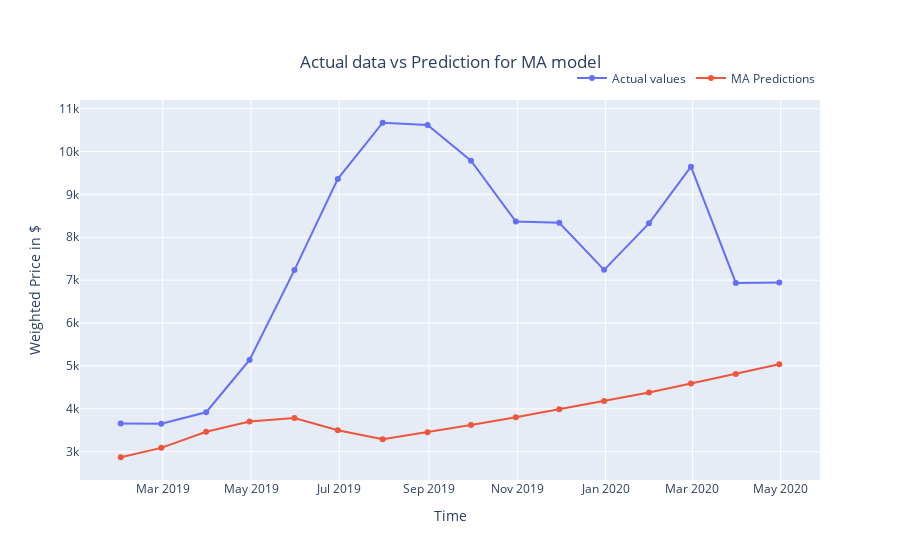

Notebook code cell kept with this figure:
### Code cell
trace0 = go.Line(x=test.index, y=test.Weighted_Price, name='Actual values');
trace1 = go.Line(x=test.index, y=test.MA_pred, name='MA Predictions');
layout = dict(title={'text': "Actual data vs Prediction for MA model\n",'y':0.9,'x':0.5,'xanchor': 'center','yanchor': 'top'},
              xaxis = dict(title = 'Time'),
              yaxis = dict(title = 'Weighted Price in $')
            );
data = [trace0,trace1]

fig = go.Figure(data = data, layout = layout);
fig.update_layout(legend=dict(
    orientation="h",
    yanchor="bottom",
    y=1.02,
    xanchor="right",
    x=1
))
fig.show();

### Figure 1 — Plotly figure (JSON) as saved in the notebook; plotly's stock layout.template omitted (floating-point values rounded to 4 significant figures)
{"data": [{"name": "Actual values", "type": "scatter", "x": ["2019-01-31T00:00:00", "2019-02-28T00:00:00", "2019-03-31T00:00:00", "2019-04-30T00:00:00", "2019-05-31T00:00:00", "2019-06-30T00:00:00", "2019-07-31T00:00:00", "2019-08-31T00:00:00", "2019-09-30T00:00:00", "2019-10-31T00:00:00", "2019-11-30T00:00:00", "2019-12-31T00:00:00", "2020-01-31T00:00:00", "2020-02-29T00:00:00", "2020-03-31T00:00:00", "2020-04-30T00:00:00"], "y": [3659.0, 3654.0, 3919.0, 5139.0, 7234.0, 9362.0, 10670.0, 10620.0, 9786.0, 8369.0, 8337.0, 7241.0, 8325.0, 9648.0, 6936.0, 6947.0]}, {"name": "MA Predictions", "type": "scatter", "x": ["2019-01-31T00:00:00", "2019-02-28T00:00:00", "2019-03-31T00:00:00", "2019-04-30T00:00:00", "2019-05-31T00:00:00", "2019-06-30T00:00:00", "2019-07-31T00:00:00", "2019-08-31T00:00:00", "2019-09-30T00:00:00", "2019-10-31T00:00:00", "2019-11-30T00:00:00", "2019-12-31T00:00:00", "2020-01-31T00:00:00", "2020-02-29T00:00:00", "2020-03-31T00:00:00", "2020-04-30T00:00:00"], "y": [2870.0, 3089.0, 3463.0, 3703.0, 3784.0, 3501.0, 3290.0, 3453.0, 3624.0, 3802.0, 3987.0, 4180.0, 4382.0, 4591.0, 4810.0, 5037.0]}], "layout": {"legend": {"orientation": "h", "x": 1, "xanchor": "right", "y": 1.02, "yanchor": "bottom"}, "title": {"text": "Actual data vs Prediction for MA model\n", "x": 0.5, "xanchor": "center", "y": 0.9, "yanchor": "top"}, "xaxis": {"title": {"text": "Time"}}, "yaxis": {"title": {"text": "Weighted Price in $"}}}}
